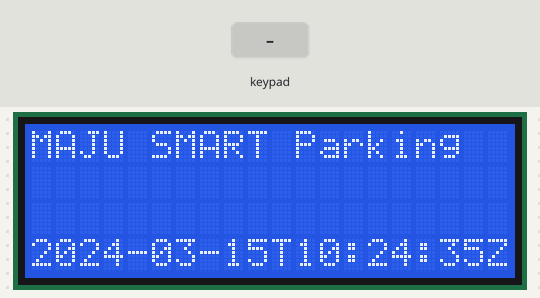
The sketch below on a simulated ESP8266 (NodeMCU). Shown: 20×4 character LCD. Inputs (shaded band) come from the test bench. WiFi joins after 1.5 s; servers stay silent unless stated; network time is answered at once with the bench clock; the local clock reads 2024-03-15 10:24:30 at power-on unless the sketch sets it; the Firebase database answers and starts empty; what the sketch prints to the serial monitor is not drawn.

Above: at 5.7 s.
5.8 s: keypad keys 1 2 3 4 # pressed 0.4 s apart
At 8.8 s:
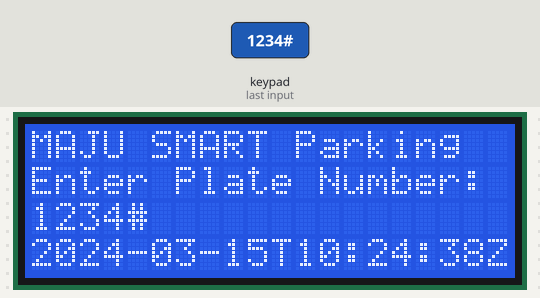
9.3 s: key 'A' pressed
At 10.8 s:
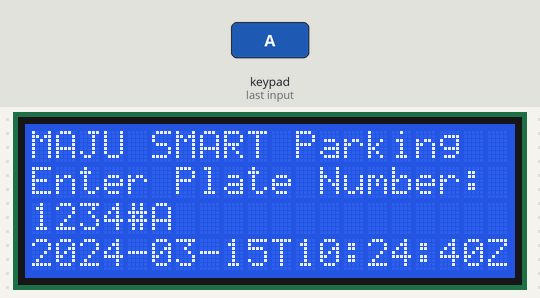
12.3 s: key 'B' pressed
At 13.9 s:
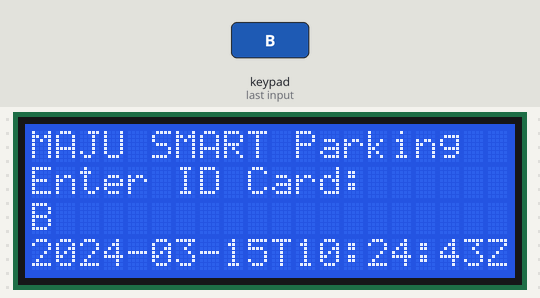
15.3 s: keypad keys 1 2 3 4 * pressed 0.4 s apart
At 18.6 s:
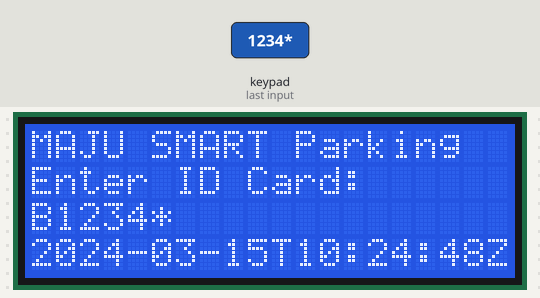
20.3 s: key 'C' pressed
At 21.3 s:
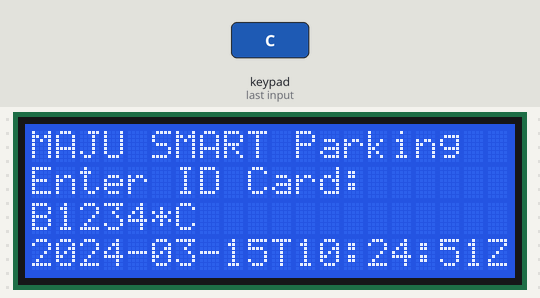
23.3 s: keypad keys 1 3 9 7 # pressed 0.4 s apart
At 26.5 s:
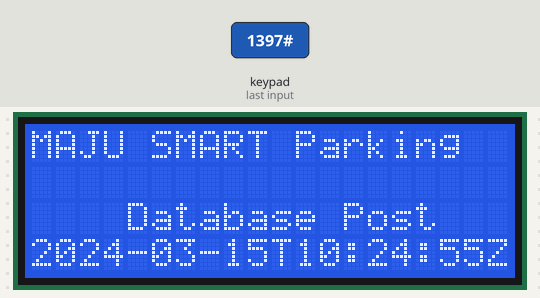
Timing chart, 0 to 28.0 s (numbered marks = the images above; inputs shaded):
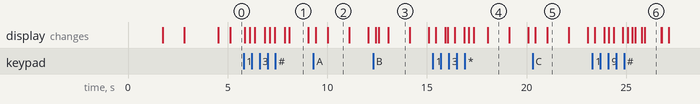

The sketch:

smartparking.ino
```cpp
#include <Arduino.h>
#if defined(ESP32)
  #include <WiFi.h>
#elif defined(ESP8266)
  #include <ESP8266WiFi.h>
#endif
#include <Firebase_ESP_Client.h>
//Provide the token generation process info.
#include "addons/TokenHelper.h"
//Provide the RTDB payload printing info and other helper functions.
#include "addons/RTDBHelper.h"
//Date & Time
#include <NTPClient.h>
#include <WiFiUdp.h>
WiFiUDP ntpUDP;
NTPClient timeClient(ntpUDP);
String formattedDate;
String dayStamp;
String timeStamp;

// Insert your network credentials
#define WIFI_SSID "MAJU-BELL"
#define WIFI_PASSWORD "847549632548"

//#define WIFI_SSID "DevSol2"
//#define WIFI_PASSWORD "M@maju0007$"

// Insert Firebase project API Key
#define API_KEY "AIzaSyCWqoGDAMXns6JnQcFJk3XJLFbraCZLoKs"

// Insert RTDB URLefine the RTDB URL */
#define DATABASE_URL "https://maju-smartparking-default-rtdb.firebaseio.com/"
//Define Firebase Data object
FirebaseData fbdo;

FirebaseAuth auth;
FirebaseConfig config;

unsigned long sendDataPrevMillis = 0;
int count = 0;
bool signupOK = false;

#include <Keypad.h>
#include <LiquidCrystal_I2C.h>

#include <Wire.h>

LiquidCrystal_I2C lcd(0x27, 20, 4);

const byte n_rows = 4;
const byte n_cols = 4;

char keys[n_rows][n_cols] = {
 {'1','2','3','A'},
 {'4','5','6','B'},
 {'7','8','9','C'},
 {'*','0','#','D'}
};

byte rowPins[n_rows] = {3, 1, D3, D4};
byte colPins[n_cols] = {D5, D6, D7, D8};

Keypad myKeypad = Keypad( makeKeymap(keys), rowPins, colPins, n_rows, n_cols);

//
char Data[7];
byte data_count = 0;
char IDC[12];
byte id_count = 0;
char Plate[7];
byte Plate_count=0;


void setup(){
 Serial.begin(115200);
Wire.begin(D2, D1);   //Use predefined PINS consts
lcd.begin(20,4);      // The begin call takes the width and height. This
                      // Should match the number provided to the constructor.

lcd.backlight();      // Turn on the backlight.

lcd.home();

lcd.setCursor(0, 0);  // Move the cursor at origin
lcd.print("MAJU SMART Parking");

  WiFi.begin(WIFI_SSID, WIFI_PASSWORD);
  lcd.setCursor(0,1);
  lcd.print("Connecting to WiFi");
  while (WiFi.status() != WL_CONNECTED){
    lcd.setCursor(0,2);
    lcd.print(".");
    lcd.setCursor(0,3);
    lcd.print(WIFI_SSID);
    delay(300);
  }
  Serial.println();
  clearLCDLine(1);
  clearLCDLine(2);
  clearLCDLine(3);
  lcd.setCursor(0,1);
  lcd.print("Connected with IP:");
  lcd.setCursor(0,2);
  lcd.print(WiFi.localIP());
  delay(1000);

  /* Assign the api key (required) */
  config.api_key = API_KEY;

  /* Assign the RTDB URL (required) */
  config.database_url = DATABASE_URL;

  /* Sign up */
  if (Firebase.signUp(&config, &auth, "", "")){
  clearLCDLine(1);
  clearLCDLine(2);
  lcd.setCursor(0,1);
    lcd.print("Firebase Connected");
    clearLCDLine(1);
    signupOK = true;
  }
  else{
    Serial.printf("%s\n", config.signer.signupError.message.c_str());
  clearLCDLine(1);
  clearLCDLine(2);
  lcd.setCursor(0,1);
    lcd.print("Firebase ERROR");
  }
  delay(500);

  /* Assign the callback function for the long running token generation task */
  config.token_status_callback = tokenStatusCallback; //see addons/TokenHelper.h

  Firebase.begin(&config, &auth);
  Firebase.reconnectWiFi(true);


  timeClient.begin();
  timeClient.setTimeOffset(18000);
    while(!timeClient.update()) {
    timeClient.forceUpdate();
  }

//


  GETF();

}

void loop(){
    formattedDate = timeClient.getFormattedDate();
  lcd.setCursor(0,3);
  lcd.print(formattedDate);
 char myKey = myKeypad.getKey();

    if (myKey != NULL && data_count !=7){
    lcd.setCursor(0,1);
    lcd.print("Enter Plate Number:");
      Data[data_count] = myKey;
      lcd.setCursor(data_count,2);
      lcd.print(Data[data_count]);
      data_count++;
    }
    delay(100);

    if (data_count == 7 && id_count == 0){
      clearLCDLine(1);
      clearLCDLine(2);
    }

    if (data_count == 7 && myKey != NULL && id_count !=12){
    lcd.setCursor(0,1);
    lcd.print("Enter ID Card:");
      IDC[id_count] = myKey;
      lcd.setCursor(id_count,2);
      lcd.print(IDC[id_count]);
      id_count++;
    delay(100);
    }
    if (data_count == 7 && id_count == 12){
      clearLCDLine(1);
      clearLCDLine(2);
      lcd.setCursor(4,2);
      lcd.print("Confirm [ok]?");
      delay(300);
    }
          if (data_count == 7 && id_count == 12 && myKey != NULL){
      if(myKey == '#'){
        clearLCDLine(2);
        data_count = 0;
        id_count = 0;
        POSTF();
        delay(500);
        clearLCDLine(2);
      }

    }
}
void clearLCDLine(int line)
{
        lcd.setCursor(0,line);
        for(int n = 0; n < 20; n++)
        {
                lcd.print(" ");
        }
}
void POSTF ()
{
  char cstr[16];
//  itoa(Data, cstr, 10);
    char sourced[32];


strcpy(sourced,"PDB/");
strcat(sourced,Data);
strcat(sourced,"/plate");


    char sourcedID[32];
strcpy(sourcedID,"PDB/");
strcat(sourcedID,Data);
strcat(sourcedID,"/stuid");

    char sourcedtime[32];
strcpy(sourcedtime,"PDB/");
strcat(sourcedtime,Data);
strcat(sourcedtime,"/intime");

    if (Firebase.ready() && signupOK && (millis() - sendDataPrevMillis > 15000 || sendDataPrevMillis == 0)){
    sendDataPrevMillis = millis();
    Serial.println("------------------------------------");
    Serial.println("Set JSON test...");

    if (Firebase.RTDB.setString(&fbdo, sourcedID, IDC))
    {
        lcd.setCursor(4,2);
        lcd.print("Database Post");
        Serial.println("PASSED");
        Serial.println("PATH: " + fbdo.dataPath());
        Serial.println("TYPE: " + fbdo.dataType());
    }
    else
    {
        lcd.setCursor(4,2);
        lcd.print("Database Failed");
        Serial.println("FAILED");
        Serial.println("REASON: " + fbdo.errorReason());
        Serial.println("------------------------------------");
        Serial.println();
    }


    // Write an Float number on the database path test/float
    if (Firebase.RTDB.setString(&fbdo, sourced, Data)){
      Serial.println("PASSED");
      Serial.println("PATH: " + fbdo.dataPath());
      Serial.println("TYPE: " + fbdo.dataType());
    }
    if (Firebase.RTDB.setString(&fbdo, sourcedtime, formattedDate)){
      Serial.println("PASSED");
      Serial.println("PATH: " + fbdo.dataPath());
      Serial.println("TYPE: " + fbdo.dataType());
    }
    else {
      Serial.println("FAILED");
      Serial.println("REASON: " + fbdo.errorReason());
    }
  }
  count++;
}

void GETF ()
{
    if (Firebase.RTDB.getString(&fbdo, "PDB/MH")) {

        lcd.setCursor(5,2);
      lcd.print(String(fbdo.stringData()).c_str());

  } else {
    lcd.setCursor(5,2);
    lcd.print("GET ERROR");
    Serial.println(fbdo.errorReason());
  }
  delay(1000);
  clearLCDLine(2);
}
```

Measured:
- after the input at 5.8 s, the display: first changes after 0.07 s (image 1 shows a later state)
- after the input at 9.3 s, the display: first changes after 0.13 s (image 2 shows a later state)
- after the input at 12.3 s, the display: first changes after 0.13 s (image 3 shows a later state)
- after the input at 20.3 s, the display: first changes after 0.14 s (image 5 shows a later state)
- what the display in image 2 shows lasts 1.1 s, from 10.0 s to 11.1 s
- what the display in image 6 shows lasts 0.9 s, from 25.9 s to 26.8 s
